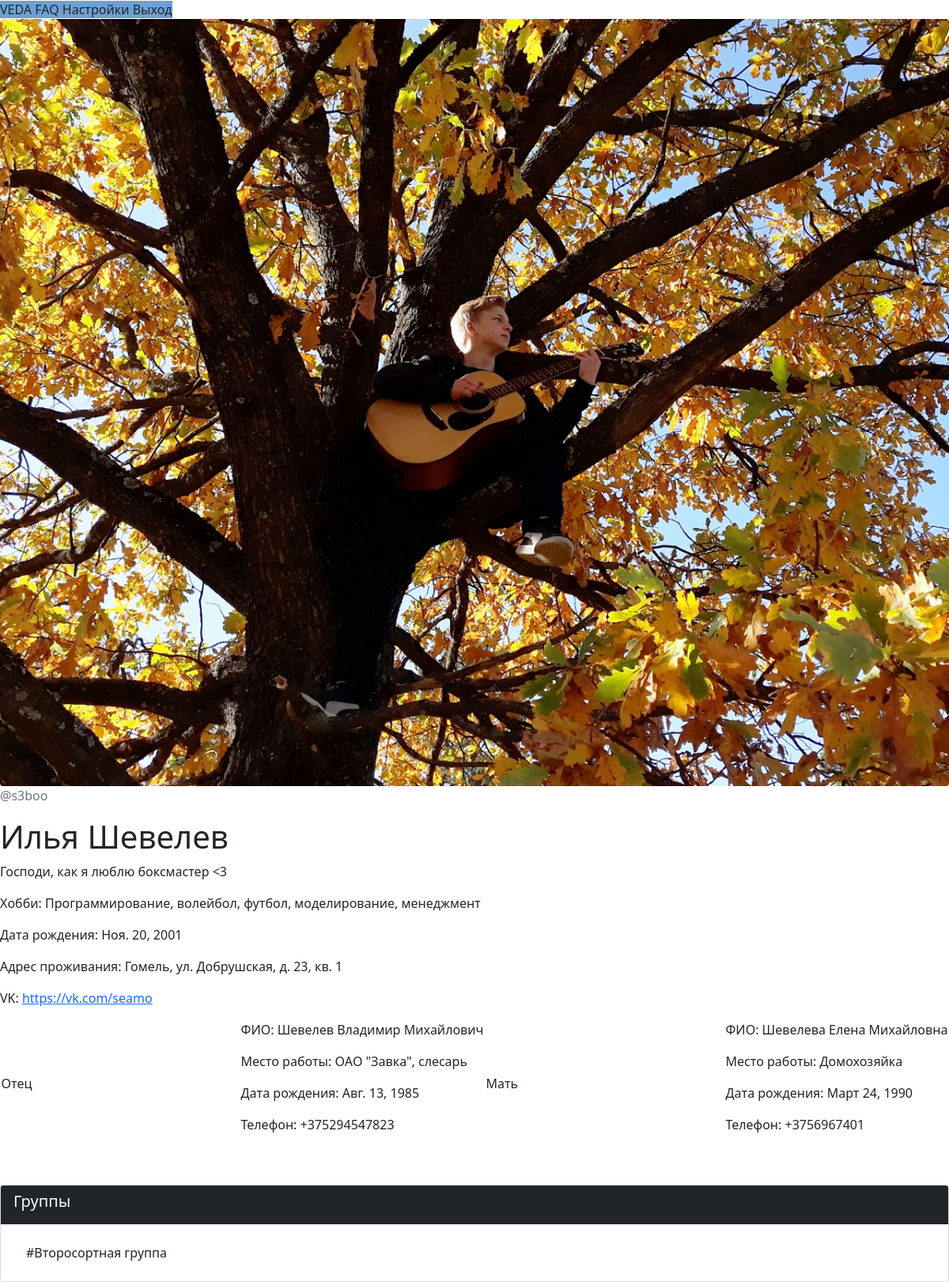
/profile/1 (signed in), run on an earlier commit of the app's database.
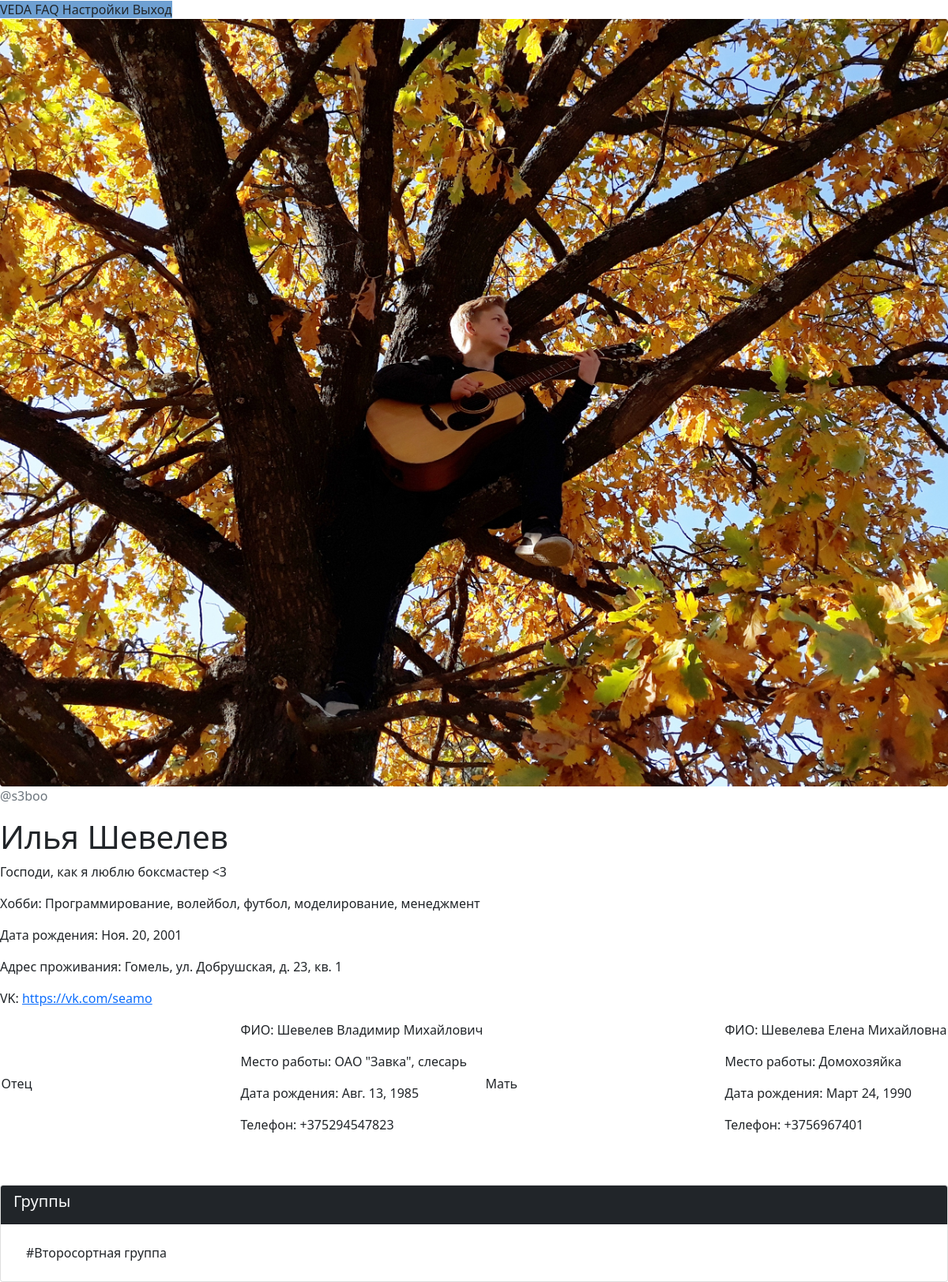
And on a later commit of the database.
### VEDA_application/models.py (models this page shows, shortened)
class Client(models.Model):
    user = models.OneToOneField(
        User,
        on_delete=models.CASCADE,
    )   # Связь один-к-одному с пользователем
    father = models.ForeignKey(
        Parent,
        on_delete=models.SET_NULL,
        null=True,
        blank=True,
        related_name='father'
    ) # Связь с родителем внешним ключем
    mother =  models.ForeignKey(
        Parent,
        on_delete=models.SET_NULL,
        blank=True,
        null=True,
        related_name='mother'
    ) # Связь с родителем внешним ключом
    status = models.CharField(max_length=100, blank=True, null=True)             # Поле статуса (отображается в профиле пользователя)
    hobbies = models.CharField(max_length=100, blank=True, null=True)            # Поле хобби (используется куратором и отображается в профиле)
    day_of_birthday = models.DateField(null=True)         # Поле дня рождения (используется куратором и отображается в профиле)
    adress = models.CharField(max_length=50, blank=True, null=True)              # Поле адреса (используется только куратором и не виден в профиле)
    vk = models.TextField(blank=True)
    instagram = models.TextField(blank=True)
    gender = models.CharField(choices=(
        ('M', 'Male'),
        ('F', 'Female'),
        ('O', 'Other')
    ), max_length=50, null=True)                          # Пол пользователя в формате первой буквы
    userpic = models.ImageField(upload_to='userpics', null=True, default="default.png")    # Аватар пользователя
    class Meta:
        ordering = ['user__last_name', 'user__first_name']

class Parent(models.Model):
    surname = models.CharField(max_length=30)       # Фамилия
    name = models.CharField(max_length=30)          # Имя
    middlename = models.CharField(max_length=30)    # Отчество
    job = models.CharField(max_length=60, blank=True, null=True)           # Место работы
    date_of_birthday = models.DateField(null=True, blank=True)  # Дата рождения
    phone = models.CharField(max_length=20, blank=True, null=True)         # Номер телефона

### VEDA_application/views.py (the view)
# urls.py: re_path('^profile/(?P<pk>\d+?)$', views.profile, name="profile"), # страница конкретного пользователя
def profile(request, pk):
    if request.method == "GET":
        client = get_object_or_404(models.Client, pk=pk)
        groups = models.Group.objects.filter(listeners__user__username=client.user.username)
        parents_access = False
        for group in groups:
            if request.user.client in group.moderators.all():
                parents_access = True
        return render(request, 'profile.html', context={
            'client': client,
            'groups': groups,
            'parents_access': parents_access
        })

### VEDA_application/templates/profile.html (shortened to what this page needs)
{% extends 'main_template.html' %}
{% load static %}
{% block application %}
  {% include 'borders_template.html' %}
  <b-container id="profilePage" class="mt-5">
    <b-row>
      <b-col cols=4>
        <img src="{{ client.userpic.url }}" class="img-fluid rounded" alt="LOGO">
        <p class="text-muted font-weight-bold">@{{ client.user.username }}</p>
      </b-col>
      <b-col cols=8>
        <h1>{{ client.user.first_name }} {{ client.user.last_name }}</h1>
        <p>{{ client.status }}</p>
        <p>Хобби: {{ client.hobbies }}</p>
        <p>Дата рождения: {{ client.day_of_birthday }}</p>
        <p>Адрес проживания: {{ client.adress }}</p>
        {% if client.vk %}
          <p>VK: <a href="{{ client.vk }}">{{ client.vk }}</a></p>
        {% endif %}
        <div class="d-flex justify-content-around align-items-center">
          <b-button v-b-modal.father
          class="w-25"
          variant="dark">Отец</b-button>
          <b-modal
            id="father"
            title="Отец">
            {% if client.father %}
              <p>ФИО: {{ client.father.surname }} {{ client.father.name }} {{ client.father.middlename }}</p>
              <p>Место работы: {{ client.father.job }}</p>
              <p>Дата рождения: {{ client.father.date_of_birthday }}</p>
              <p>Телефон: {{ client.father.phone }}</p>
            {% else %}
              <h1>Информация не заполнена!</h1>
            {% endif %}
          </b-modal>
          <b-button v-b-modal.mother
          class="w-25"
          variant="dark">Мать</b-button>
          <b-modal
          id="mother"
          title="Мать">
          {% if client.mother %}
            <p>ФИО: {{ client.mother.surname }} {{ client.mother.name }} {{ client.mother.middlename }}</p>
            <p>Место работы: {{ client.mother.job }}</p>
            <p>Дата рождения: {{ client.mother.date_of_birthday }}</p>
            <p>Телефон: {{ client.mother.phone }}</p>
          {% else %}
            <h1>Информация не заполнена!</h1>
          {% endif %}
        </b-modal>
        </div>
      </b-col>
      <div class="card card-outline-secondary mt-5">
        <div class="card-header bg-dark text-light">
          <h5>Группы</h5>
        </div>
        <div class="card-body">
          <div class="list-group list-group-flush">
            {% for group in groups %}
              <a href="{% url 'group' group.id %}" class="list-group-item list-group-item-action ">#{{ group.name }}</a>
            {% endfor %}
          </div>
        </div>
      </div>
    </b-row>
  </b-container>
{% endblock application %}

What changed in the data, as far as the page shows it:
changed Client "Господи, как я люблю боксмастер <3": userpic: a different picture
